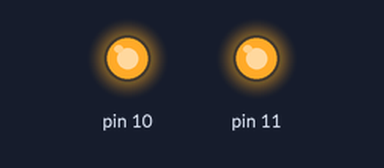
The sketch below on a simulated Arduino Uno, built with avr-gcc and run on an emulated ATmega328P. Shown: output pins drawn as LEDs (lit = HIGH).

Above: at 0.5 s.
At 2.5 s:
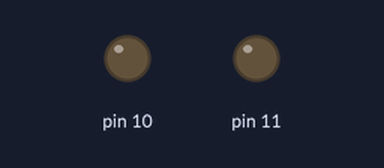
Timing chart, 0 to 5.2 s (numbered marks = the images above):
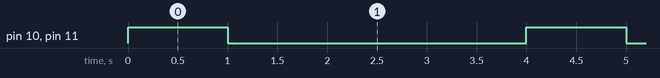

Measured:
- by itself, pin 10, pin 11: alternates HIGH for 1.0 s and LOW for 3.0 s

The sketch:

ranger_motor_mylib.ino
```cpp
#include "AurigaMotor.h"

AurigaMotor motorRight;
AurigaMotor motorLeft;

void setup() {
  // put your setup code here, to run once:
  motorRight.setpin(48, 49, 11);
  motorLeft.setpin(47, 46, 10);
}

void loop() {
  // put your main code here, to run repeatedly:
  motorRight.run(255);
  motorLeft.run(255);
  delay(500);
  motorRight.run(-255);
  motorLeft.run(-255);
  delay(500);
  motorRight.stop();
  motorLeft.stop();
  delay(3000);
}
```

AurigaMotor.cpp
```cpp
#include "Arduino.h"
#include "AurigaMotor.h"

AurigaMotor::AurigaMotor() {

}


AurigaMotor::AurigaMotor(uint8_t port) {

}

AurigaMotor::AurigaMotor(uint8_t ena_pin, uint8_t enb_pin, uint8_t pwm_pin) {

}

void AurigaMotor::setpin(uint8_t ena_pin, uint8_t enb_pin, uint8_t pwm_pin)
{
  ena = ena_pin;
  enb = enb_pin;
  pwm = pwm_pin;

  pinMode(ena, OUTPUT);
  pinMode(enb, OUTPUT);
  pinMode(pwm, OUTPUT);
}


void AurigaMotor::run(int16_t speed)
{
  speed	= speed > 255 ? 255 : speed;
  speed	= speed < -255 ? -255 : speed;

  if(last_speed != speed)
  {
    last_speed = speed;
  }
  else
  {
    return;
  }

  if(speed >= 0)
  {
    digitalWrite(ena, HIGH);
    digitalWrite(enb, LOW);
    analogWrite(pwm, speed);
  }
  else
  {
    digitalWrite(ena, LOW);
    digitalWrite(enb, HIGH);
    analogWrite(pwm, -speed);
  }
}

void AurigaMotor::stop() {
  analogWrite(pwm, 0);
}
```

AurigaMotor.h
```cpp
/**
 * \par
 * \class AurigaMotor
 * \brief   Driver for Auriga SLOT 1|2
 * @file    AurigaMotor.h
 * @author  Nicolas Bourré
 * @version V1.0.0
 * @date    2022/10/03
 * @brief   Header for AurigaMotor.cpp
 *
 * \par Description
 * This file is a drive for Auriga Motor only without the encoder
 *
 * \par Method List:
 *
 *    1. void AurigaMotor::setpin(uint8_t ena, uint8_t enb, uint8_t pwm_pin)
 *    2. void AurigaMotor::run(int16_t speed)
 *    3. void AurigaMotor::stop(void)
 *
 * \par History:
 * <pre>
 * `<Author>`         `<Time>`        `<Version>`        `<Descr>`
 * Nicolas Bourré   2022/10/03     1.0.0            Created a new lib
 * </pre>
 *
 */

#ifndef _AURIGA_MOTOR_H_
#define _AURIGA_MOTOR_H_

#include "Arduino.h"

#include <stdint.h>
#include <stdbool.h>
#include <Arduino.h>

/**
 * Class: MeDCMotor
 * \par Description
 * Declaration of Class MeDCMotor
 */

class AurigaMotor
{
public:
/**
 * Alternate Constructor which can call your own function to map the DC motor to arduino port,
 * no pins are used or initialized here.
 * \param[in]
 *   None
 */
  AurigaMotor(void);

/**
 * Alternate Constructor which can call your own function to map the DC motor to arduino port
 * \param[in]
 *   port - RJ25 port from PORT_1 to M2
 */
  AurigaMotor(uint8_t port);

/**
 * Alternate Constructor which can call your own function to map the DC motor to arduino port,
 * it will assigned the output pin.
 * \param[in]
 *   dir_pin - arduino port for direction pin(should analog pin)
 * \param[in]
 *   pwm_pin - arduino port for pwm input(should analog pin)
 */
  AurigaMotor(uint8_t ena_pin, uint8_t enb_pin, uint8_t pwm_pin);

/**
 * \par Function
 *   setpin
 * \par Description
 *   Reset the DC motor available PIN by its arduino port.
 * \param[in]
 *   dir_pin - arduino port for direction pin(should analog pin)
 * \param[in]
 *   pwm_pin - arduino port for pwm input(should analog pin)
 * \par Output
 *   None
 * \return
 *   None
 * \par Others
 *   None
 */
  void setpin(uint8_t ena_pin, uint8_t enb_pin, uint8_t pwm_pin);

  void rampUp();


/**
 * \par Function
 *   run
 * \par Description
 *   Control the motor forward or reverse
 * \param[in]
 *   speed - Speed value from -255 to 255
 * \par Output
 *   None
 * \return
 *   None
 * \par Others
 *   None
 */
  void run(int16_t speed);

/**
 * \par Function
 *   stop
 * \par Description
 *   Stop the rotation of the motor
 * \par Output
 *   None
 * \return
 *   None
 * \par Others
 *   None
 */
  void stop(void);
private:
  volatile uint8_t ena;
  volatile uint8_t enb;
  volatile uint8_t pwm;
  int16_t  last_speed;
};

#endif
```
